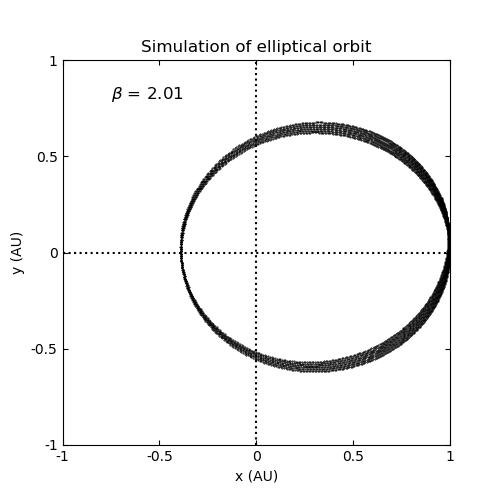

Write Python code to recreate this figure.
# generates Fig 4.6 right in Giordano
# James Keen - 2/14/20

import matplotlib.pyplot as plt
import numpy as np

# constants
pi = np.pi
dt = 0.001 # time step, in years

# variables, with initial values
x = 1
y = 0
Vx = 0
Vy = 1.5 * pi
t = 0
beta = 2.01

# empty arrays for x,y positional data
x_array = []
y_array = []

# this loop calculates the positional data for each time step and populates the arrays to be plotted
while t < 3.5:
    
    x_array.append(x)
    y_array.append(y)
    
    r = np.sqrt(x**2 + y**2)
    
    Vx -= ((4 * pi**2 * x) / (r**beta * r)) * dt
    Vy -= ((4 * pi**2 * y) / (r**beta * r)) * dt
    
    x += Vx * dt
    y += Vy * dt
    
    t += dt


# set up the figure parameters and plot the data
plt.figure(figsize = (5,5))
plt.plot(x_array,y_array, '.k', markersize = 0.9)
plt.axis([-1,1,-1,1],'equal')
plt.hlines(0,-1,1,'k',linestyles = 'dotted')
plt.vlines(0,-1,1,'k',linestyles = 'dotted')
plt.title('Simulation of elliptical orbit')
plt.xlabel('x (AU)')
plt.ylabel('y (AU)')
plt.text(-0.75,0.8,r'$\beta$ = 2.01',fontsize = 12)
plt.xticks(ticks = [-1,-0.5,0,0.5,1],labels = ['-1','-0.5','0','0.5','1'])
plt.yticks(ticks = [-1,-0.5,0,0.5,1],labels = ['-1','-0.5','0','0.5','1'])
plt.tick_params(direction = 'in', right = True, top = True)
plt.show()
